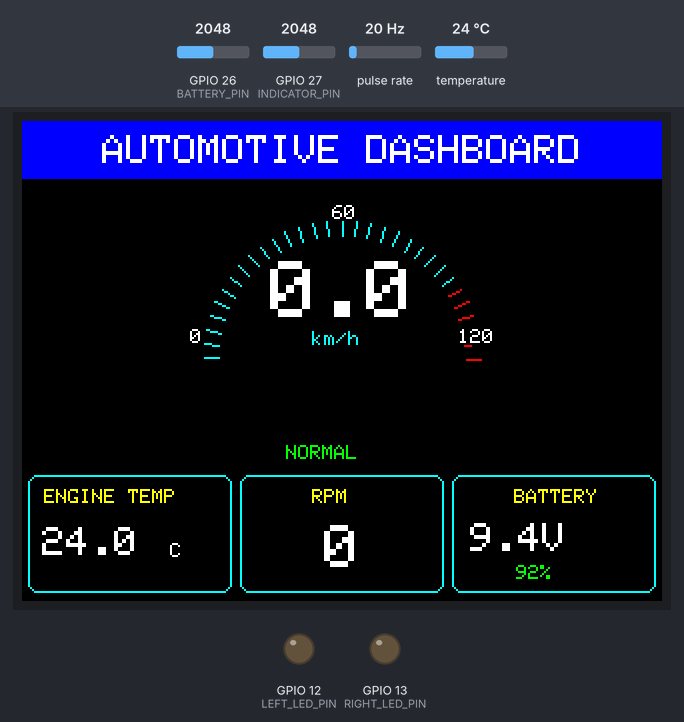
This sketch was run on a simulated ESP32. Shown: 320×240 colour display, output pins drawn as LEDs (lit = HIGH). Wiring (inferred from the names in the program): pulse sensor: data GPIO 3. Dashed ring = blinking. Inputs (shaded band) come from the test bench; at power-on: GPIO 27 (INDICATOR_PIN) = 2048, GPIO 26 (BATTERY_PIN) = 2048, pulse rate 20 Hz, temperature 24 °C (analog values on the 0–4095 scale). Pins used as bus, display or sensor lines are not drawn; what the sketch prints to the serial monitor is not drawn.

Above: at 1.7 s.
1.8 s: GPIO 27 (INDICATOR_PIN) set to 1448
5.7 s: GPIO 27 (INDICATOR_PIN) set to 1353
At 7.0 s:
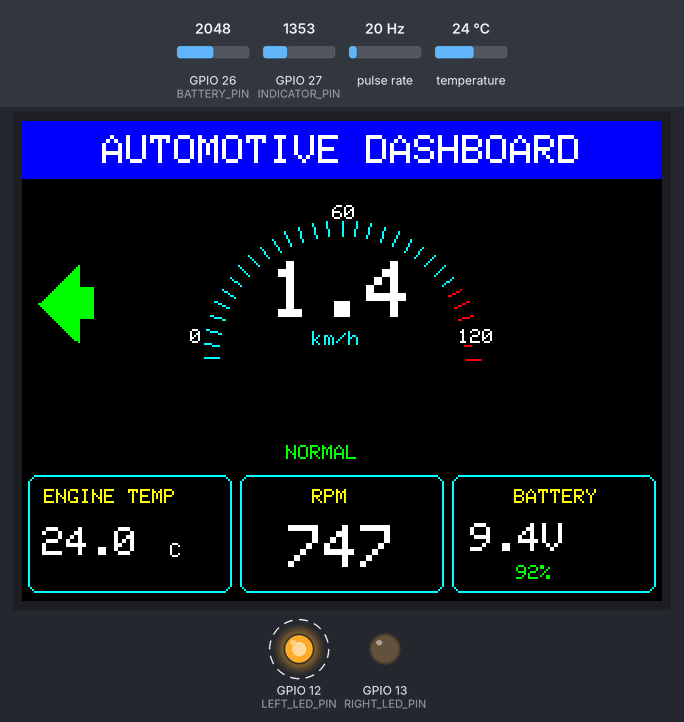
9.6 s: GPIO 26 (BATTERY_PIN) set to 1686
At 11.2 s:
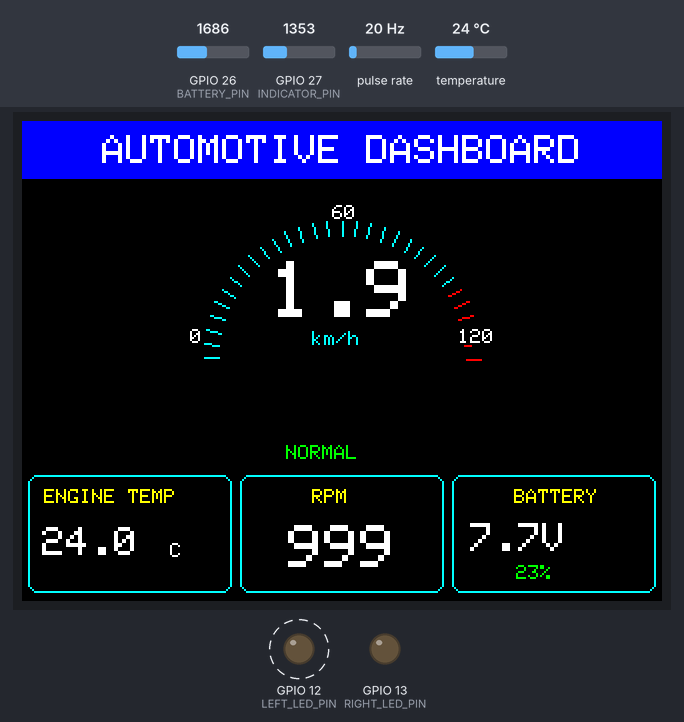
11.4 s: GPIO 26 (BATTERY_PIN) set to 1648
At 12.1 s:
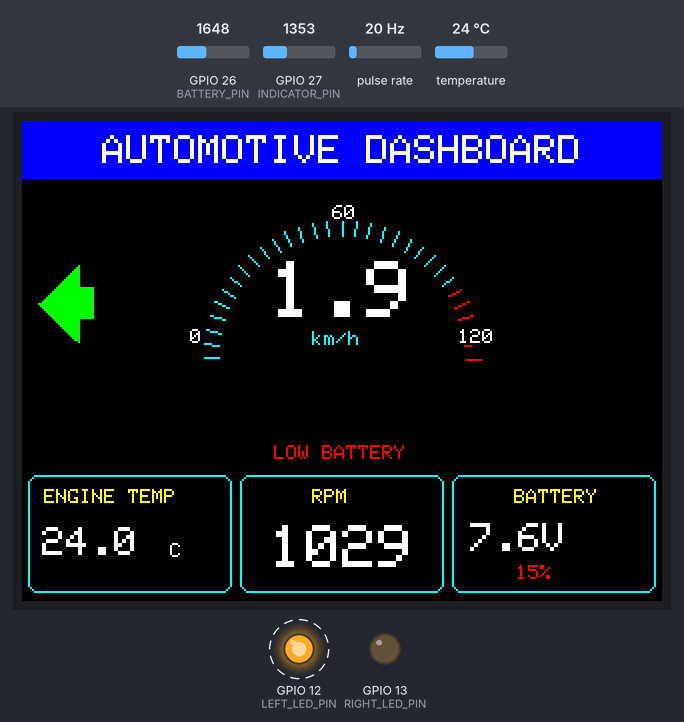
15.3 s: pulse rate (sensor on GPIO 3) set to 4 Hz
At 18.4 s:
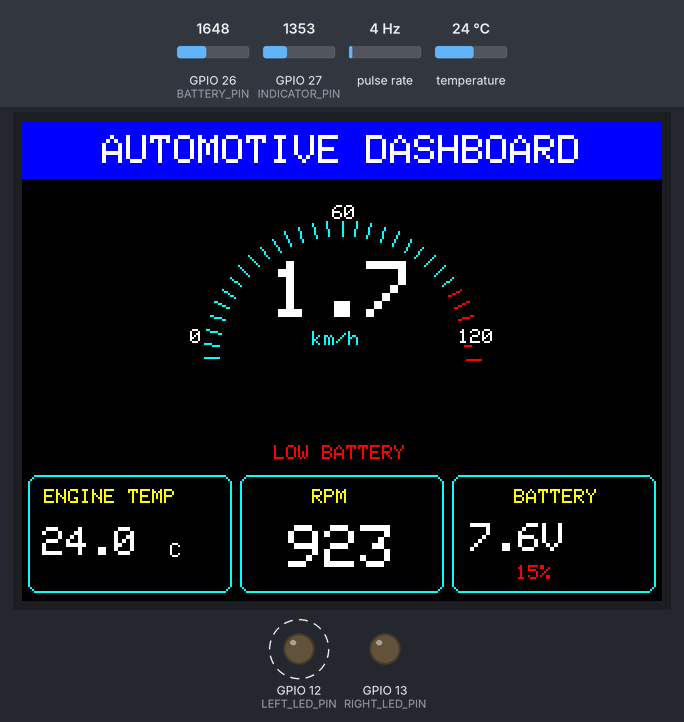
19.2 s: GPIO 27 (INDICATOR_PIN) set to 2740
At 23.1 s:
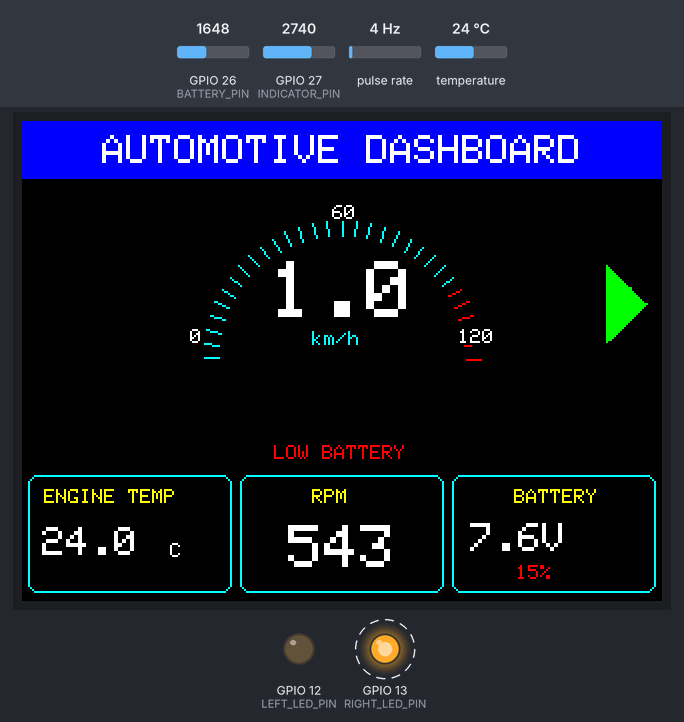
Timing chart, 0 to 24.1 s (numbered marks = the images above; inputs shaded):
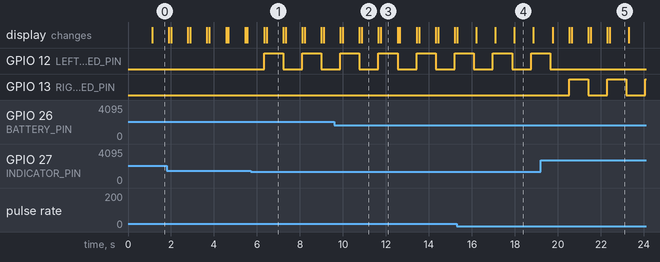

The sketch:

Automotive_Dashboard.ino
```cpp
#include <TFT_eSPI.h>
#include <OneWire.h>
#include <DallasTemperature.h>
#include <math.h>

// =====================================================
// TFT DISPLAY
// =====================================================
TFT_eSPI tft = TFT_eSPI();

// =====================================================
// DS18B20 TEMPERATURE SENSOR - GP2
// =====================================================
#define ONE_WIRE_BUS 2

OneWire oneWire(ONE_WIRE_BUS);
DallasTemperature sensors(&oneWire);

float temperatureC = 0.0;

const float HIGH_TEMP = 90.0;
const float OVERHEAT_TEMP = 105.0;

// =====================================================
// HALL SENSOR - GP3
// =====================================================
#define HALL_PIN 3

const int PULSES_PER_REVOLUTION = 1;

// =====================================================
// WHEEL DIAMETER - ORIGINAL VALUE RETAINED
// =====================================================
const float WHEEL_DIAMETER_M = 0.01;

// =====================================================
// RPM MEASUREMENT - ORIGINAL LOGIC RETAINED
// =====================================================
volatile unsigned long lastPulseMicros = 0;
volatile unsigned long revolutionIntervals[8];

volatile int intervalIndex = 0;
volatile int intervalCount = 0;

const int AVERAGE_REVOLUTIONS = 8;
const unsigned long MIN_PULSE_INTERVAL = 20000UL;
const unsigned long STOP_TIMEOUT = 1500000UL;

// =====================================================
// RPM FILTER - ORIGINAL VALUES RETAINED
// =====================================================
float rawRPM = 0.0;
float filteredRPM = 0.0;

const float FILTER_ALPHA = 0.15;

// =====================================================
// SPEED
// =====================================================
float speedKmh = 0.0;

// =====================================================
// BATTERY - GP26 / ADC0
// =====================================================
#define BATTERY_PIN 26

const float R1 = 4700.0;
const float R2 = 1000.0;

const float ADC_REFERENCE = 3.3;
const float ADC_MAX = 4095.0;

float batteryADCVoltage = 0.0;
float batteryVoltage = 0.0;
int batteryPercent = 0;

const float BATTERY_FULL = 9.6;
const float BATTERY_EMPTY = 7.2;

// =====================================================
// TURN INDICATORS
// POTENTIOMETER - GP27
// LEFT LED - GP12, RIGHT LED - GP13
// =====================================================
#define INDICATOR_PIN 27
#define LEFT_LED_PIN 12
#define RIGHT_LED_PIN 13

#define USE_BUILTIN_LED 1

bool leftIndicator = false;
bool rightIndicator = false;
bool indicatorState = false;

unsigned long lastIndicatorToggle = 0;
const unsigned long INDICATOR_INTERVAL = 500;

// =====================================================
// DISPLAY TIMING
// =====================================================
unsigned long lastDisplayUpdate = 0;
const unsigned long DISPLAY_INTERVAL = 250;

// =====================================================
// HALL SENSOR INTERRUPT
// =====================================================
void hallPulse() {
  unsigned long now = micros();

  if (lastPulseMicros == 0) {
    lastPulseMicros = now;
    return;
  }

  unsigned long interval = now - lastPulseMicros;

  if (interval >= MIN_PULSE_INTERVAL) {
    revolutionIntervals[intervalIndex] = interval;

    intervalIndex++;

    if (intervalIndex >= AVERAGE_REVOLUTIONS) {
      intervalIndex = 0;
    }

    if (intervalCount < AVERAGE_REVOLUTIONS) {
      intervalCount++;
    }

    lastPulseMicros = now;
  }
}

// =====================================================
// CALCULATE RPM - ORIGINAL LOGIC
// =====================================================
float calculateRPM() {
  unsigned long intervals[8];
  int count;

  noInterrupts();

  count = intervalCount;

  for (int i = 0; i < count; i++) {
    intervals[i] = revolutionIntervals[i];
  }

  interrupts();

  if (count == 0) {
    return 0.0;
  }

  unsigned long long totalPeriod = 0;

  for (int i = 0; i < count; i++) {
    totalPeriod += intervals[i];
  }

  float averagePeriod =
      (float)totalPeriod / (float)count;

  float calculatedRPM =
      60000000.0 /
      averagePeriod /
      PULSES_PER_REVOLUTION;

  return calculatedRPM;
}

// =====================================================
// BATTERY READING
// =====================================================
void readBattery() {
  const int NUM_SAMPLES = 20;
  unsigned long totalADC = 0;

  for (int i = 0; i < NUM_SAMPLES; i++) {
    totalADC += analogRead(BATTERY_PIN);
    delayMicroseconds(300);
  }

  float averageADC =
      (float)totalADC / NUM_SAMPLES;

  batteryADCVoltage =
      (averageADC / ADC_MAX) * ADC_REFERENCE;

  batteryVoltage =
      batteryADCVoltage * ((R1 + R2) / R2);

  float percentage =
      ((batteryVoltage - BATTERY_EMPTY) /
       (BATTERY_FULL - BATTERY_EMPTY)) * 100.0;

  if (percentage > 100.0) {
    percentage = 100.0;
  }

  if (percentage < 0.0) {
    percentage = 0.0;
  }

  batteryPercent = (int)(percentage + 0.5);
}

// =====================================================
// TEMPERATURE READING
// =====================================================
void readTemperature() {
  sensors.requestTemperatures();
  temperatureC = sensors.getTempCByIndex(0);
}

// =====================================================
// INDICATOR INPUT
// =====================================================
void readIndicatorInput() {
  int value = analogRead(INDICATOR_PIN);

  if (value < 1400) {
    leftIndicator = true;
    rightIndicator = false;
  }
  else if (value > 2700) {
    leftIndicator = false;
    rightIndicator = true;
  }
  else {
    leftIndicator = false;
    rightIndicator = false;
  }
}

// =====================================================
// UPDATE INDICATORS AND EXTERNAL LEDS
// =====================================================
void updateTurnIndicators() {
  readIndicatorInput();

  unsigned long now = millis();

  if (now - lastIndicatorToggle >= INDICATOR_INTERVAL) {
    lastIndicatorToggle = now;
    indicatorState = !indicatorState;
  }

  bool leftOn = leftIndicator && indicatorState;
  bool rightOn = rightIndicator && indicatorState;

  digitalWrite(LEFT_LED_PIN, leftOn ? HIGH : LOW);
  digitalWrite(RIGHT_LED_PIN, rightOn ? HIGH : LOW);

#if USE_BUILTIN_LED
  digitalWrite(LED_BUILTIN,
               (leftOn || rightOn) ? HIGH : LOW);
#endif
}

// =====================================================
// LEFT TURN ARROW
// =====================================================
void drawLeftArrow(bool on) {
  if (on) {
    tft.fillTriangle(
      8, 91,
      28, 72,
      28, 110,
      TFT_GREEN
    );

    tft.fillRect(23, 83, 13, 16, TFT_GREEN);
  }
}

// =====================================================
// RIGHT TURN ARROW
// =====================================================
void drawRightArrow(bool on) {
  if (on) {
    tft.fillTriangle(
      312, 91,
      292, 72,
      292, 110,
      TFT_GREEN
    );

    tft.fillRect(292, 83, 13, 16, TFT_GREEN);
  }
}

// =====================================================
// CENTRAL CIRCULAR-STYLE SPEEDOMETER
// SPEED DISPLAYED TO ONE DECIMAL PLACE
// NO RPM TEXT IN THE CENTER
// =====================================================
void drawSpeedGauge() {
  const int cx = 160;
  const int cy = 119;
  const int radius = 69;

  // Circular-style semicircular gauge ticks
  for (int i = 0; i <= 30; i++) {
    float angle = PI + (PI * i / 30.0);

    int x1 = cx + cos(angle) * (radius - 7);
    int y1 = cy + sin(angle) * (radius - 7);

    int x2 = cx + cos(angle) * radius;
    int y2 = cy + sin(angle) * radius;

    uint16_t tickColor =
        (i >= 25) ? TFT_RED : TFT_CYAN;

    tft.drawLine(x1, y1, x2, y2, tickColor);
  }

  // Gauge scale labels
  tft.setTextSize(1);
  tft.setTextColor(TFT_WHITE, TFT_BLACK);

  tft.setCursor(84, 104);
  tft.print("0");

  tft.setCursor(155, 42);
  tft.print("60");

  tft.setCursor(218, 104);
  tft.print("120");

  // SPEED: ONE DECIMAL PLACE
  tft.setTextSize(4);
  tft.setTextColor(TFT_WHITE, TFT_BLACK);

  char speedText[12];
  snprintf(speedText, sizeof(speedText), "%.1f", speedKmh);

  // Font size 4 is approximately 24 pixels per character
  int speedWidth = strlen(speedText) * 24;

  tft.setCursor(cx - speedWidth / 2, 70);
  tft.print(speedText);

  // Speed unit
  tft.setTextSize(1);
  tft.setTextColor(TFT_CYAN, TFT_BLACK);

  tft.setCursor(145, 105);
  tft.print("km/h");
}

// =====================================================
// BOTTOM LEFT: ENGINE TEMPERATURE
// =====================================================
void drawTemperaturePanel() {
  tft.drawRoundRect(3, 177, 102, 59, 5, TFT_CYAN);

  tft.setTextSize(1);
  tft.setTextColor(TFT_YELLOW, TFT_BLACK);
  tft.setCursor(11, 184);
  tft.print("ENGINE TEMP");

  if (temperatureC >= OVERHEAT_TEMP) {
    tft.setTextColor(TFT_RED, TFT_BLACK);
  }
  else if (temperatureC >= HIGH_TEMP) {
    tft.setTextColor(TFT_ORANGE, TFT_BLACK);
  }
  else {
    tft.setTextColor(TFT_WHITE, TFT_BLACK);
  }

  tft.setTextSize(2);
  tft.setCursor(10, 203);

  if (temperatureC == DEVICE_DISCONNECTED_C) {
    tft.print("--.-");
  }
  else {
    tft.print(temperatureC, 1);
  }

  tft.setTextSize(1);
  tft.setCursor(74, 211);
  tft.print("C");
}

// =====================================================
// BOTTOM CENTER: RPM
// =====================================================
void drawRPMPanel() {
  tft.drawRoundRect(109, 177, 102, 59, 5, TFT_CYAN);

  tft.setTextSize(1);
  tft.setTextColor(TFT_YELLOW, TFT_BLACK);
  tft.setCursor(145, 184);
  tft.print("RPM");

  tft.setTextColor(TFT_WHITE, TFT_BLACK);
  tft.setTextSize(3);

  char rpmText[12];
  snprintf(rpmText, sizeof(rpmText), "%d",
           (int)(filteredRPM + 0.5));

  int textWidth = strlen(rpmText) * 18;

  tft.setCursor(160 - textWidth / 2, 202);
  tft.print(rpmText);
}

// =====================================================
// BOTTOM RIGHT: BATTERY
// =====================================================
void drawBatteryPanel() {
  tft.drawRoundRect(215, 177, 102, 59, 5, TFT_CYAN);

  tft.setTextSize(1);
  tft.setTextColor(TFT_YELLOW, TFT_BLACK);
  tft.setCursor(246, 184);
  tft.print("BATTERY");

  tft.setTextColor(TFT_WHITE, TFT_BLACK);
  tft.setTextSize(2);
  tft.setCursor(224, 201);
  tft.print(batteryVoltage, 1);
  tft.print("V");

  if (batteryPercent <= 15) {
    tft.setTextColor(TFT_RED, TFT_BLACK);
  }
  else {
    tft.setTextColor(TFT_GREEN, TFT_BLACK);
  }

  tft.setTextSize(1);
  tft.setCursor(247, 222);
  tft.print(batteryPercent);
  tft.print("%");
}

// =====================================================
// SYSTEM STATUS
// =====================================================
void drawSystemStatus() {
  tft.setTextSize(1);

  if (temperatureC >= OVERHEAT_TEMP) {
    tft.setTextColor(TFT_RED, TFT_BLACK);
    tft.setCursor(119, 162);
    tft.print("OVERHEAT WARNING");
  }
  else if (temperatureC >= HIGH_TEMP) {
    tft.setTextColor(TFT_ORANGE, TFT_BLACK);
    tft.setCursor(126, 162);
    tft.print("HIGH TEMP");
  }
  else if (batteryPercent <= 15) {
    tft.setTextColor(TFT_RED, TFT_BLACK);
    tft.setCursor(126, 162);
    tft.print("LOW BATTERY");
  }
  else {
    tft.setTextColor(TFT_GREEN, TFT_BLACK);
    tft.setCursor(132, 162);
    tft.print("NORMAL");
  }
}

// =====================================================
// COMPLETE DISPLAY UPDATE
// =====================================================
void updateDisplay() {
  tft.fillScreen(TFT_BLACK);

  // Header
  tft.fillRect(0, 0, 320, 29, TFT_BLUE);

  tft.setTextColor(TFT_WHITE, TFT_BLUE);
  tft.setTextSize(2);
  tft.setCursor(40, 7);
  tft.print("AUTOMOTIVE DASHBOARD");

  // Central speed gauge only
  drawSpeedGauge();

  // Turn indicators
  drawLeftArrow(leftIndicator && indicatorState);
  drawRightArrow(rightIndicator && indicatorState);

  // System status below the gauge
  drawSystemStatus();

  // Bottom row: temperature | RPM | battery
  drawTemperaturePanel();
  drawRPMPanel();
  drawBatteryPanel();
}

// =====================================================
// SETUP
// =====================================================
void setup() {
  Serial.begin(115200);

  // TFT
  tft.init();
  tft.setRotation(1);
  tft.fillScreen(TFT_BLACK);

  // Temperature sensor
  sensors.begin();

  // Hall sensor
  pinMode(HALL_PIN, INPUT_PULLUP);

  attachInterrupt(
    digitalPinToInterrupt(HALL_PIN),
    hallPulse,
    FALLING
  );

  // Battery ADC
  analogReadResolution(12);
  pinMode(BATTERY_PIN, INPUT);

  // Turn indicators
  analogReadResolution(12);
  pinMode(INDICATOR_PIN, INPUT);
  pinMode(LEFT_LED_PIN, OUTPUT);
  pinMode(RIGHT_LED_PIN, OUTPUT);

#if USE_BUILTIN_LED
  pinMode(LED_BUILTIN, OUTPUT);
#endif

  digitalWrite(LEFT_LED_PIN, LOW);
  digitalWrite(RIGHT_LED_PIN, LOW);

  Serial.println("Automotive Dashboard Started");
}

// =====================================================
// MAIN LOOP
// ORIGINAL RPM AND SPEED CALCULATION RETAINED
// =====================================================
void loop() {
  // Check whether the motor has stopped
  unsigned long lastPulseCopy;

  noInterrupts();
  lastPulseCopy = lastPulseMicros;
  interrupts();

  unsigned long currentMicros = micros();

  bool motorRunning = false;

  if (lastPulseCopy > 0 &&
      (currentMicros - lastPulseCopy) < STOP_TIMEOUT) {
    motorRunning = true;
  }

  // Original RPM filtering logic
  if (motorRunning) {
    rawRPM = calculateRPM();

    filteredRPM =
        (FILTER_ALPHA * rawRPM) +
        ((1.0 - FILTER_ALPHA) * filteredRPM);
  }
  else {
    rawRPM = 0.0;

    filteredRPM = filteredRPM * 0.80;

    if (filteredRPM < 1.0) {
      filteredRPM = 0.0;
    }
  }

  // Original speed calculation
  float circumference = PI * WHEEL_DIAMETER_M;

  speedKmh =
      (filteredRPM * circumference * 60.0) / 1000.0;

  // Sensor readings
  readTemperature();
  readBattery();

  // Serial monitor
  Serial.print("Raw RPM = ");
  Serial.print(rawRPM, 1);

  Serial.print(" | Filtered RPM = ");
  Serial.print(filteredRPM, 1);

  Serial.print(" | Speed = ");
  Serial.print(speedKmh, 1);
  Serial.print(" km/h");

  Serial.print(" | Temp = ");
  Serial.print(temperatureC, 1);
  Serial.print(" C");

  Serial.print(" | Battery = ");
  Serial.print(batteryVoltage, 2);
  Serial.print(" V | Battery = ");
  Serial.print(batteryPercent);
  Serial.println("%");

  // Update indicators
  updateTurnIndicators();

  // Refresh TFT
  if (millis() - lastDisplayUpdate >= DISPLAY_INTERVAL) {
    lastDisplayUpdate = millis();
    updateDisplay();
  }
}
```

Measured:
- the behaviour switches between 1400 and 1399 on GPIO 27 (INDICATOR_PIN) (found by bisection; images 0 and 1)
- the behaviour switches between 1649 and 1648 on GPIO 26 (BATTERY_PIN) (found by bisection; images 2 and 3)
- after the input at 5.7 s, GPIO 12 (LEFT_LED_PIN): alternates HIGH for 0.89 s and LOW for 0.89 s, starting after 0.63 s; the display: first differs from a run without the input after 0.75 s (image 1)
- after the input at 11.4 s, the display: first differs from a run without the input after 0.37 s (image 3)
- after the input at 19.2 s, GPIO 12 (LEFT_LED_PIN): goes on until 19.6 s, then stays LOW; GPIO 13 (RIGHT_LED_PIN): alternates HIGH for 0.89 s and LOW for 0.89 s, starting after 1.3 s
- what the display in image 1 shows lasts 0.8 s, from 6.4 s to 7.2 s
- what the display in image 4 shows lasts 0.9 s, from 18.0 s to 18.9 s
